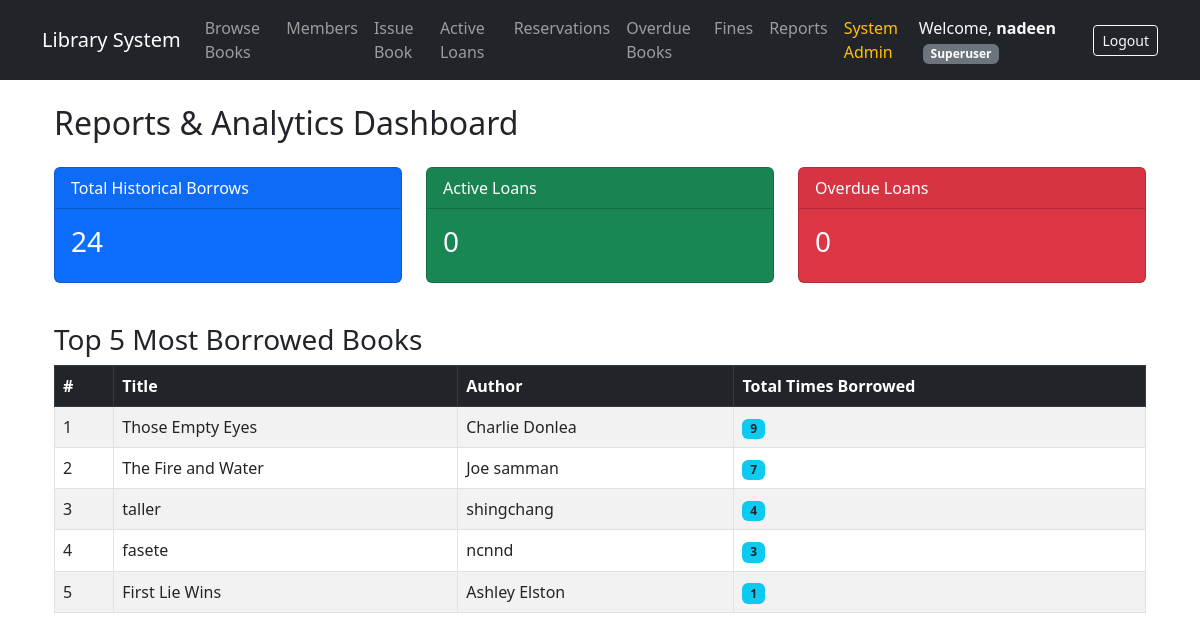
Page /books/reports/dashboard/ (signed in) on the committed database.
### books/models.py (models this page shows, shortened)
class Book(models.Model):
    title = models.CharField(max_length=200)
    author = models.CharField(max_length=200)
    quantity = models.IntegerField(validators=[MinValueValidator(0)])
    publication_year = models.IntegerField(
        validators=[MinValueValidator(1000), MaxValueValidator(current_year)]
    )

### books/views.py (the view)
# urls.py: path('reports/dashboard/', views.reports_dashboard, name='reports_dashboard'),
@login_required
@role_required(['ADMIN', 'LIBRARIAN'])
def reports_dashboard(request):
    most_borrowed = Book.objects.annotate(borrow_count=Count('borrow_records')).order_by('-borrow_count')[:5]
    total_borrows = BorrowRecord.objects.count()
    active_loans_count = BorrowRecord.objects.filter(status='BORROWED').count()
    overdue_count = BorrowRecord.objects.filter(status='BORROWED', due_date__lt=timezone.now().date()).count()
    context = {
        'most_borrowed': most_borrowed,
        'total_borrows': total_borrows,
        'active_loans_count': active_loans_count,
        'overdue_count': overdue_count,
    }
    return render(request, 'books/reports/dashboard.html', context)

### books/templates/books/reports/dashboard.html
{% extends 'books/base.html' %}
{% block content %}
<div class="container mt-4">
    <h2>Reports & Analytics Dashboard</h2>
    <div class="row mt-4">
        <div class="col-md-4">
            <div class="card text-white bg-primary mb-3">
                <div class="card-header">Total Historical Borrows</div>
                <div class="card-body">
                    <h3 class="card-title">{{ total_borrows }}</h3>
                </div>
            </div>
        </div>
        <div class="col-md-4">
            <div class="card text-white bg-success mb-3">
                <div class="card-header">Active Loans</div>
                <div class="card-body">
                    <h3 class="card-title">{{ active_loans_count }}</h3>
                </div>
            </div>
        </div>
        <div class="col-md-4">
            <div class="card text-white bg-danger mb-3">
                <div class="card-header">Overdue Loans</div>
                <div class="card-body">
                    <h3 class="card-title">{{ overdue_count }}</h3>
                </div>
            </div>
        </div>
    </div>
    <h3 class="mt-4">Top 5 Most Borrowed Books</h3>
    <table class="table table-striped table-bordered mt-2">
        <thead class="table-dark">
            <tr>
                <th>#</th>
                <th>Title</th>
                <th>Author</th>
                <th>Total Times Borrowed</th>
            </tr>
        </thead>
        <tbody>
            {% for book in most_borrowed %}
            <tr>
                <td>{{ forloop.counter }}</td>
                <td>{{ book.title }}</td>
                <td>{{ book.author }}</td>
                <td><span class="badge bg-info text-dark">{{ book.borrow_count }}</span></td>
            </tr>
            {% empty %}
            <tr>
                <td colspan="4" class="text-center">No borrowing data recorded yet.</td>
            </tr>
            {% endfor %}
        </tbody>
    </table>
</div>
{% endblock %}

### books/templates/books/base.html (shortened to what this page needs)
<!DOCTYPE html>
<html lang="en">
<head>
    <link href="https://cdn.jsdelivr.net/npm/bootstrap@5.3.0/dist/css/bootstrap.min.css" rel="stylesheet">
</head>
<body>
    <nav class="navbar navbar-expand-lg navbar-dark bg-dark mb-4">
        <div class="container">
            <a class="navbar-brand" href="{% url 'book_list' %}">Library System</a>
            <div class="collapse navbar-collapse" id="navbarNav">
                {% if user.is_authenticated %}
                    <ul class="navbar-nav me-auto">
                        <li class="nav-item">
                            <a class="nav-link" href="{% url 'book_list' %}">Browse Books</a>
                        </li>
                        {% if user.member_profile.role in 'ADMIN,LIBRARIAN,ASSISTANT' or user.is_superuser %}
                            <li class="nav-item">
                                <a class="nav-link" href="{% url 'member_list' %}">Members</a>
                            </li>
                            <li class="nav-item">
                                <a class="nav-link" href="{% url 'borrow_book' %}">Issue Book</a>
                            </li>
                            <li class="nav-item">
                                <a class="nav-link" href="{% url 'active_loans' %}">Active Loans</a>
                            </li>
                            <li class="nav-item">
                                <a class="nav-link" href="{% url 'reservation_list' %}">Reservations</a>
                            </li>
                            <li class="nav-item">
                                <a class="nav-link" href="{% url 'overdue_books' %}">Overdue Books</a>
                            </li>
                        {% endif %}
                        {% if user.member_profile.role in 'ADMIN,LIBRARIAN' or user.is_superuser %}
                            <li class="nav-item">
                                <a class="nav-link" href="{% url 'fine_list' %}">Fines</a>
                            </li>
                            <li class="nav-item">
                                <a class="nav-link" href="{% url 'reports_dashboard' %}">Reports</a>
                            </li>
                        {% endif %}
                        {% if user.member_profile.is_admin or user.is_superuser %}
                            <li class="nav-item">
                                <a class="nav-link text-warning" href="/admin/" target="_blank">System Admin</a>
                            </li>
                        {% endif %}
                    </ul>
                    <div class="d-flex align-items-center">
                        <span class="navbar-text me-3 text-light">
                            Welcome, <strong>{{ user.username }}</strong>
                            <small class="badge bg-secondary ms-1">
                                {% if user.is_superuser %}
                                    Superuser
                                {% else %}
                                    {{ user.member_profile.get_role_display|default:"Member" }}
                                {% endif %}
                            </small>
                        </span>
                        <form action="{% url 'logout' %}" method="POST" class="d-inline">
                            <button type="submit" class="btn btn-outline-light btn-sm">Logout</button>
                        </form>
                    </div>
                {% else %}
                    <div class="ms-auto">
                        <a href="{% url 'login' %}" class="btn btn-outline-light btn-sm">Login</a>
                    </div>
                {% endif %}
            </div>
        </div>
    </nav>
    <div class="container">
        {% block content %}{% endblock %}
    </div>
</body>
</html>

### rows in the picture
Book: title "Those Empty Eyes", author "Charlie Donlea", borrow_count "9"
Book: title "The Fire and Water", author "Joe samman", borrow_count "7"
Book: title "taller", author "shingchang", borrow_count "4"
Book: title "fasete", author "ncnnd", borrow_count "3"
Book: title "First Lie Wins", author "Ashley Elston", borrow_count "1"

### other values in the picture
{{ user.username }} "nadeen"
{{ total_borrows }} "24"
{{ active_loans_count }} "0"
{{ overdue_count }} "0"
